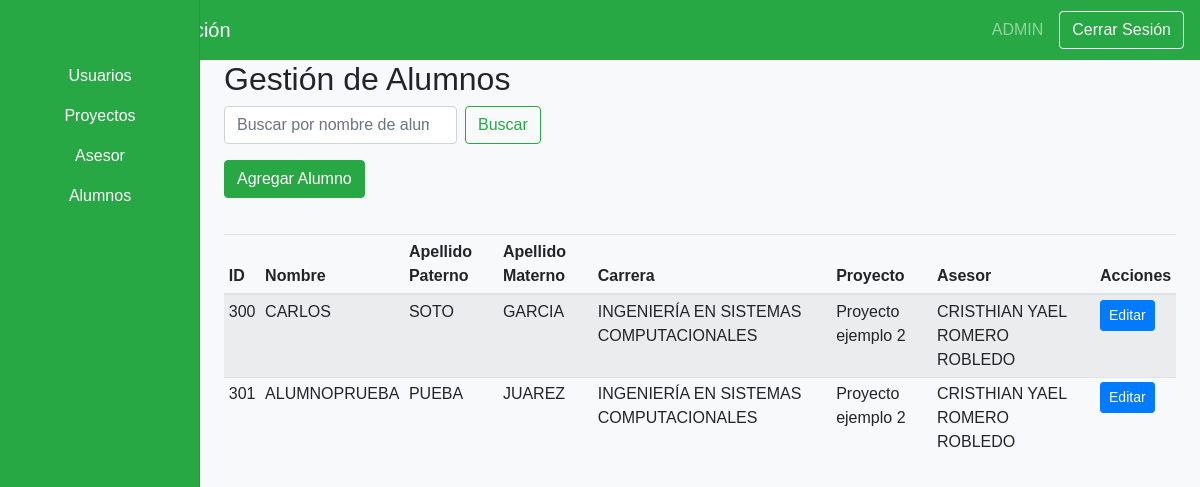
/views/admin/dashboardAdminAlumnos.php (signed in), run on the app's committed database.
### tables this page shows
CREATE TABLE IF NOT EXISTS `alumno` (
  `ID_Alumno` int NOT NULL AUTO_INCREMENT,
  `Nombres` varchar(100) NOT NULL,
  `Apellido_Paterno` varchar(100) NOT NULL,
  `Apellido_Materno` varchar(100) NOT NULL,
  `Carrera` int DEFAULT NULL,
  `Proyecto` int DEFAULT NULL,
  `Asesor` int DEFAULT NULL,
  `Calendario_Revisiones` text,
  `Rol` int DEFAULT NULL,
  `ID_Usuario` int DEFAULT NULL,
  PRIMARY KEY (`ID_Alumno`),
  KEY `fk_alumno_carrera` (`Carrera`),
  KEY `fk_alumno_proyecto` (`Proyecto`),
  KEY `fk_alumno_asesor` (`Asesor`),
  KEY `fk_alumno_rol` (`Rol`),
  KEY `fk_alumno_usuario` (`ID_Usuario`)
);

CREATE TABLE IF NOT EXISTS `carrera` (
  `ID_Carrera` int NOT NULL AUTO_INCREMENT,
  `Nombre_Carrera` varchar(100) NOT NULL,
  PRIMARY KEY (`ID_Carrera`)
);

CREATE TABLE IF NOT EXISTS `proyecto` (
  `ID_Proyecto` int NOT NULL AUTO_INCREMENT,
  `Nombre_Proyecto` varchar(200) NOT NULL,
  `Status` enum('Pendiente','En Revisión') NOT NULL,
  `Integrante_1` int DEFAULT NULL,
  `Integrante_2` int DEFAULT NULL,
  `Integrante_3` int DEFAULT NULL,
  `Asesor` int DEFAULT NULL,
  PRIMARY KEY (`ID_Proyecto`),
  KEY `fk_proyecto_integrante_1` (`Integrante_1`),
  KEY `fk_proyecto_integrante_2` (`Integrante_2`),
  KEY `fk_proyecto_integrante_3` (`Integrante_3`),
  KEY `fk_proyecto_asesor` (`Asesor`)
);

### Views/Admin/dashboardAdminAlumnos.php (the view, shortened to what this page needs)
<?php
include('../../includes/config.php');
?>
<!DOCTYPE html>
<html lang="es">
<head>
    <link rel="stylesheet" href="https://stackpath.bootstrapcdn.com/bootstrap/4.3.1/css/bootstrap.min.css">
    <link rel="stylesheet" href="<?php echo CSS_PATH; ?>dashboard.css">
</head>
<body>
    <nav class="navbar navbar-dark bg-success">
        <span class="navbar-brand mb-0 h1">Panel de Administración</span>
        <div class="d-flex align-items-center">
            <span class="navbar-text mr-3">
                <?php echo $_SESSION['username']; ?>
            </span>
            <a href="../public/logout.php" class="btn btn-outline-light">Cerrar Sesión</a>
        </div>
    </nav>
    <div class="container-fluid">
        <div class="row">
            <nav class="col-md-2 d-none d-md-block bg-success sidebar">
                <div class="sidebar-sticky">
                    <ul class="nav flex-column">
                        <li class="nav-item">
                            <a class="nav-link text-white text-center" href="dashboardAdmin.php">
                                Usuarios
                            </a>
                        </li>
                        <li class="nav-item">
                            <a class="nav-link text-white text-center" href="dashboardAdminProyectos.php">
                                Proyectos
                            </a>
                        </li>
                        <li class="nav-item">
                            <a class="nav-link text-white text-center" href="dashboardAdminAsesor.php">
                                Asesor
                            </a>
                        </li>
                        <li class="nav-item">
                            <a class="nav-link text-white text-center" href="dashboardAdminAlumnos.php">
                                Alumnos
                            </a>
                        </li>
                    </ul>
                </div>
            </nav>
            <main role="main" class="col-md-9 ml-sm-auto col-lg-10 px-4">
                <h2>Gestión de Alumnos</h2>
                <form method="GET" class="form-inline mb-3">
                    <input class="form-control mr-sm-2" type="search" name="search" placeholder="Buscar por nombre de alumno" aria-label="Buscar">
                    <button class="btn btn-outline-success my-2 my-sm-0" type="submit">Buscar</button>
                </form>
                <button type="button" class="btn btn-success mb-3" data-toggle="modal" data-target="#addAlumnoModal">
                    Agregar Alumno
                </button>
                <div class="table-responsive">
                    <table class="table table-striped table-sm">
                        <thead>
                            <tr>
                                <th>ID</th>
                                <th>Nombre</th>
                                <th>Apellido Paterno</th>
                                <th>Apellido Materno</th>
                                <th>Carrera</th>
                                <th>Proyecto</th>
                                <th>Asesor</th>
                                <th>Acciones</th>
                            </tr>
                        </thead>
                        <tbody>
                            <?php
                            $searchQuery = "";
                            $query = "
                                SELECT alumno.*, proyecto.Nombre_Proyecto,
                                       CONCAT(asesor.Nombres, ' ', asesor.Apellido_Paterno, ' ', asesor.Apellido_Materno) AS Nombre_Asesor,
                                       carrera.Nombre_Carrera, usuario.id_usuario, usuario.rol
                                FROM alumno
                                LEFT JOIN proyecto ON alumno.Proyecto = proyecto.ID_Proyecto
                                LEFT JOIN asesor ON alumno.Asesor = asesor.ID_Asesor
                                LEFT JOIN carrera ON alumno.Carrera = carrera.ID_Carrera
                                LEFT JOIN usuario ON alumno.ID_Usuario = usuario.id_usuario
                                WHERE 1=1 $searchQuery
                                ORDER BY alumno.ID_Alumno ASC";
                            $result = $connection->query($query);
                            while ($row = $result->fetch_assoc()) {
                                echo "<tr>";
                                echo "<td>" . htmlspecialchars($row['ID_Alumno'] ?? '') . "</td>";
                                echo "<td>" . htmlspecialchars($row['Nombres'] ?? '') . "</td>";
                                echo "<td>" . htmlspecialchars($row['Apellido_Paterno'] ?? '') . "</td>";
                                echo "<td>" . htmlspecialchars($row['Apellido_Materno'] ?? '') . "</td>";
                                echo "<td>" . htmlspecialchars($row['Nombre_Carrera'] ?? '') . "</td>";
                                echo "<td>" . htmlspecialchars($row['Nombre_Proyecto'] ?? '') . "</td>";
                                echo "<td>" . htmlspecialchars($row['Nombre_Asesor'] ?? '') . "</td>";
                                echo "<td>";
                                echo "<button type='button' class='btn btn-primary btn-sm' data-toggle='modal' data-target='#editAlumnoModal'
                                        data-id='" . htmlspecialchars($row['ID_Alumno'] ?? '') . "'
                                        data-nombre='" . htmlspecialchars($row['Nombres'] ?? '') . "'
                                        data-apellido_paterno='" . htmlspecialchars($row['Apellido_Paterno'] ?? '') . "'
                                        data-apellido_materno='" . htmlspecialchars($row['Apellido_Materno'] ?? '') . "'
                                        data-carrera='" . htmlspecialchars($row['Carrera'] ?? '') . "'
                                        data-proyecto='" . htmlspecialchars($row['Proyecto'] ?? '') . "'
                                        data-asesor='" . htmlspecialchars($row['Asesor'] ?? '') . "'>Editar</button>";
                                echo "</td>";
                                echo "</tr>";
                            }
                            ?>
                        </tbody>
                    </table>
                </div>
            </main>
        </div>
    </div>
</body>
</html>

### Assets/CSS/dashboard.css (style rules this page uses)
body { font-family: Arial, sans-serif; background-color: #f8f9fa; overflow: hidden; }
.navbar { height: 60px; display: flex; align-items: center; justify-content: space-between; background-color: #28a745; color: white; }
.sidebar { position: fixed; top: 0; bottom: 0; left: 0; z-index: 100; padding: 48px 0 0; box-shadow: inset -1px 0 0 rgba(0, 0, 0, 0.1); background-color: #28a745; }
.sidebar-sticky { position: relative; top: 0; height: calc(100vh - 48px); padding-top: 0.5rem; overflow-x: hidden; overflow-y: auto; }
.sidebar .nav-link { font-weight: 500; color: black; }
.table-responsive { margin-top: 20px; }
.table-striped tbody tr:nth-of-type(odd) { background-color: rgba(0, 0, 0, 0.05); }

### data on the page
alumno: ID_Alumno "300", Nombres "CARLOS", Apellido_Paterno "SOTO", Apellido_Materno "GARCIA", carrera.Nombre_Carrera "INGENIERÍA EN SISTEMAS COMPUTACIONALES", proyecto.Nombre_Proyecto "Proyecto ejemplo 2", Nombre_Asesor "CRISTHIAN YAEL ROMERO ROBLEDO"
alumno: ID_Alumno "301", Nombres "ALUMNOPRUEBA", Apellido_Paterno "PUEBA", Apellido_Materno "JUAREZ", carrera.Nombre_Carrera "INGENIERÍA EN SISTEMAS COMPUTACIONALES", proyecto.Nombre_Proyecto "Proyecto ejemplo 2", Nombre_Asesor "CRISTHIAN YAEL ROMERO ROBLEDO"

### other printed values
$_SESSION['username'] "ADMIN"
